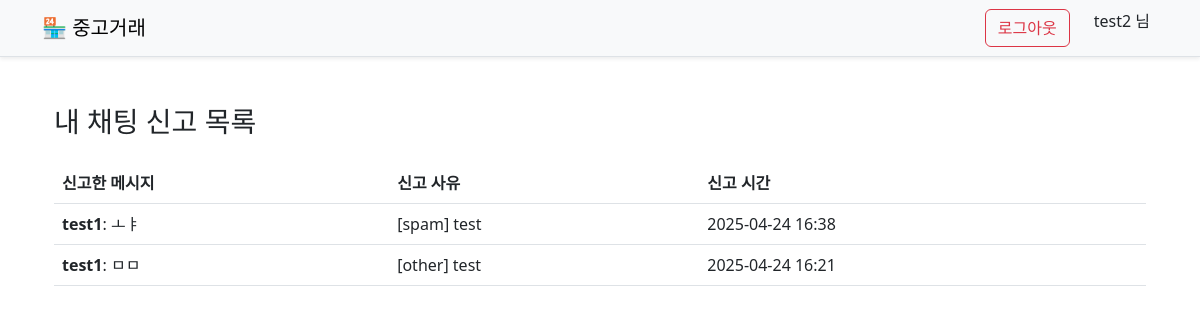
/chat/my_reports/ (signed in), run on the app's committed database.
### accounts/models.py (models this page shows)
class CustomUser(AbstractUser):
    bio = models.TextField(blank=True)
    account_number = models.CharField(max_length=30, blank=True)
    is_admin = models.BooleanField(default=False)
    is_active = models.BooleanField(default=True)

### reports/models.py (models this page shows)
class ChatReport(models.Model):
    reporter = models.ForeignKey(CustomUser, on_delete=models.CASCADE, related_name='reports_chatreport')
    message = models.ForeignKey(Chat, on_delete=models.CASCADE, related_name='reports_chatreport')
    reason = models.TextField(blank=True)
    reported_at = models.DateTimeField(auto_now_add=True)
    class Meta:
        unique_together = ('reporter', 'message')  # 동일 사용자의 중복 신고 방지

### chat/models.py (models this page shows)
class Chat(models.Model):
    sender = models.ForeignKey(CustomUser, related_name='sent_messages', on_delete=models.CASCADE)
    receiver = models.ForeignKey(CustomUser, related_name='received_messages', on_delete=models.CASCADE, null=True, blank=True)
    message = models.TextField()
    created_at = models.DateTimeField(auto_now_add=True)
    class Meta:
        ordering = ['created_at']

### chat/views.py (the view)
# urls.py: path('my_reports/', views.my_reports_view, name='my_reports'),  # /chat/my_reports/
@login_required
def my_reports_view(request):
    chat_reports = ChatReport.objects.filter(reporter=request.user).order_by('-reported_at')
    return render(request, 'chat/my_reports.html', {'chat_reports': chat_reports})

### templates/chat/my_reports.html (shortened to what this page needs)
{% extends 'base.html' %}
{% block content %}
<div class="container mt-5">
  <h3 class="mb-4">내 채팅 신고 목록</h3>
  <div class="table-responsive">
    <table class="table table-hover">
      <thead>
        <tr>
          <th>신고한 메시지</th>
          <th>신고 사유</th>
          <th>신고 시간</th>
        </tr>
      </thead>
      <tbody>
        {% for report in chat_reports %}
          <tr>
            <td>
              <strong>{{ report.message.sender.username }}</strong>:
              {{ report.message.message|truncatechars:50 }}
            </td>
            <td>{{ report.reason }}</td>
            <td>{{ report.reported_at|date:"Y-m-d H:i" }}</td>
          </tr>
        {% empty %}
          <tr>
            <td colspan="3" class="text-center">채팅 신고 내역이 없습니다.</td>
          </tr>
        {% endfor %}
      </tbody>
    </table>
  </div>
</div>
{% endblock %}

### templates/base.html (shortened to what this page needs)
<!DOCTYPE html>
<html lang="ko">
<head>
  <link href="https://cdn.jsdelivr.net/npm/bootstrap@5.3.0/dist/css/bootstrap.min.css" rel="stylesheet">
</head>
<body>
  <nav class="navbar navbar-expand-lg navbar-light bg-light border-bottom shadow-sm">
    <div class="container">
      <a class="navbar-brand" href="/">🏪 중고거래</a>
      <div class="d-flex">
        {% if user.is_authenticated %}
            <form method="post" action="{% url 'accounts:logout' %}" class="me-3">
                <button type="submit" class="btn btn-outline-danger">로그아웃</button>
            </form>
            <a href="{% url 'accounts:mypage' %}" class="nav-link px-2">{{ user.username }} 님</a>
        {% else %}
            <a class="nav-link me-2" href="{% url 'accounts:login' %}">로그인</a>
            <a class="nav-link" href="{% url 'accounts:signup' %}">회원가입</a>
        {% endif %}
      </div>
    </div>
  </nav>
  <div class="container mt-4">
    {% block content %}{% endblock %}
  </div>
</body>
</html>

### data on the page
CustomUser: username "test2"
ChatReport: message.sender.username "test1", message.message "ㅗㅑ", reason "[spam] test", reported_at "2025-04-24 16:38"
ChatReport: message.sender.username "test1", message.message "ㅁㅁ", reason "[other] test", reported_at "2025-04-24 16:21"
